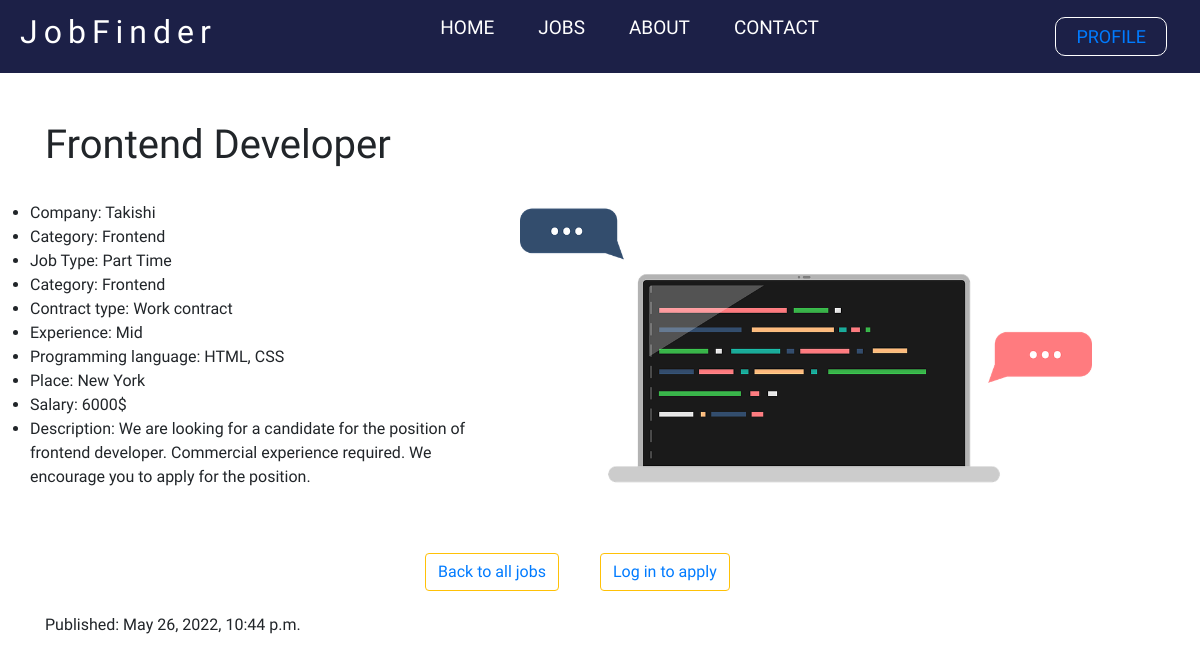
The app's page /jobs/2/ with its own data.
### backend/models.py (models this page shows, shortened)
class Job(models.Model):
    user = models.ForeignKey(User, on_delete=models.SET_NULL, null=True, blank=True, editable=False)
    title = models.CharField(max_length=200, null=True, blank=True)
    company = models.CharField(max_length=200, null=True, blank=True)
    jobType = models.CharField(choices=JOB_CHOICES, max_length = 50, null=True, blank=True)
    category = models.CharField(choices=CATEGORY_CHOICES, max_length = 50, null=True, blank=True)
    contractType = models.CharField(choices=CONTRACT_CHOICES, max_length = 50, null=True, blank=True)
    experience = models.CharField(choices=EXPERIENCE_CHOICES, max_length = 50, null=True, blank=True)
    description = models.TextField()
    image = models.ImageField(null=True, blank=True, default = None)
    proglanguage =  models.CharField(max_length=200, null=True, blank=True)
    place = models.CharField(max_length=200, null=True, blank=True)
    salary = models.CharField(max_length=200, null=True, blank=True)
    published = models.DateTimeField(default=timezone.now)

### backend/views.py (the view)
# urls.py: path('jobs/<int:job_id>/', views.job_info, name='job_info'),
def job_info(request, job_id):
    job = Job.objects.get(pk=job_id)
    return render(request, 'backend/job_info.html', {'job': job})

### templates/backend/job_info.html (shortened to what this page needs)
{% extends 'main.html' %}
{% load static %}
{% block content %}
{% include 'navbar.html' %}
{% static 'images' as baseUrl %}
    <div class="container py-4 my-4 mx-auto d-flex flex-column">
        <div class="header">
            <div class="row r1">
                <div class="col-md-9 abc">
                    <h1>{{ job.title }} </h1>
                </div>
            </div>
        </div>
        <div class="container-body mt-4">
            <div class="row r3">
                <div class="col-md-5 p-0 klo">
                    <ul>
                        <li>Company: {{ job.company }}</li>
                        <li>Category: {{ job.get_category_display }}</li>
                        <li>Job Type: {{ job.jobType}}</li>
                        <li>Category: {{ job.category }}</li>
                        <li>Contract type: {{ job.contractType }}</li>
                        <li>Experience: {{ job.experience }}</li>
                        <li>Programming language: {{job.proglanguage}}</li>
                        <li>Place: {{ job.place }}</li>
                        <li>Salary: {{ job.salary }}$</li>
                        <li>Description: {{ job.description }}</li>
                    </ul>
                </div>
                <div class="col-md-7"> <img src="{{baseUrl}}/{{job.image}}" alt="Job" width="90%" height="95%"> </div>
            </div>
        </div>
        <div class="footer d-flex flex-column mt-5">
            <div class="row r4">
                <div class="col-md-2 mio offset-md-4">
                    <button type="button" class="btn btn-outline-warning"><a href="{% url 'jobs' %}">Back to all jobs</a></button></div>
                    {% if user.is_authenticated %}
                <div class="col-md-2 myt ">
                    <button type="button" class="btn btn-outline-warning"><a href="{% url 'application' job.id %}">Apply for job</a></button></div>
                    {% else %}
                    <button type="button" class="btn btn-outline-warning"><a href="{% url 'loginPage' %}">Log in to apply</a></button></div>
                    {% endif %}
            </div>
            <br>
            <h6>Published: {{job.published}}</h6>
        </div>
{% endblock %}

### static/styles/navbar.css (style rules this page uses)
* { margin: 0; padding: 0; font-family: 'Koulen', cursive; }
body { background-color: rgb(255, 255, 255); }

### records on screen
Job: title "Frontend Developer", company "Takishi", category "Frontend", jobType "Part Time", contractType "Work contract", experience "Mid", proglanguage "HTML, CSS", place "New York", salary "6000", description "We are looking for a candidate for the position of frontend developer. Commercial experience required. We encourage you to apply for the position.", image (picture), published "May 26, 2022, 10:44 p.m."
